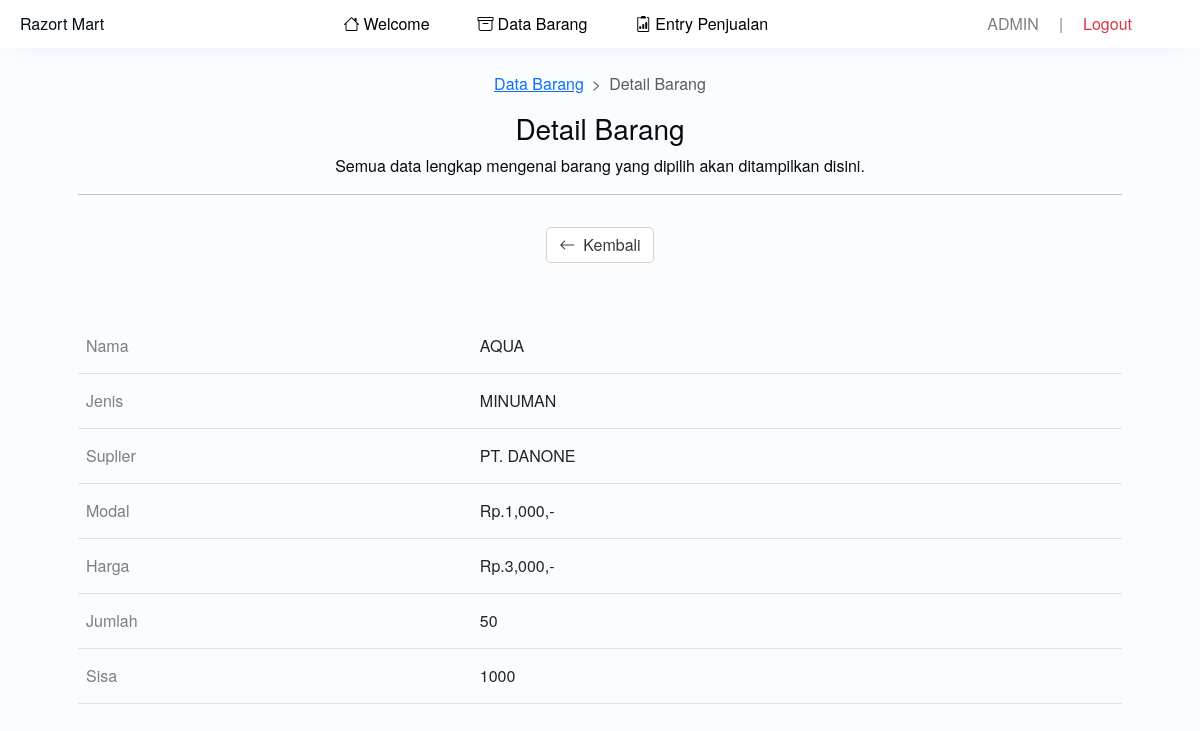
Before: /admin/det_barang1.php?id=20 (signed in) with the older database file.
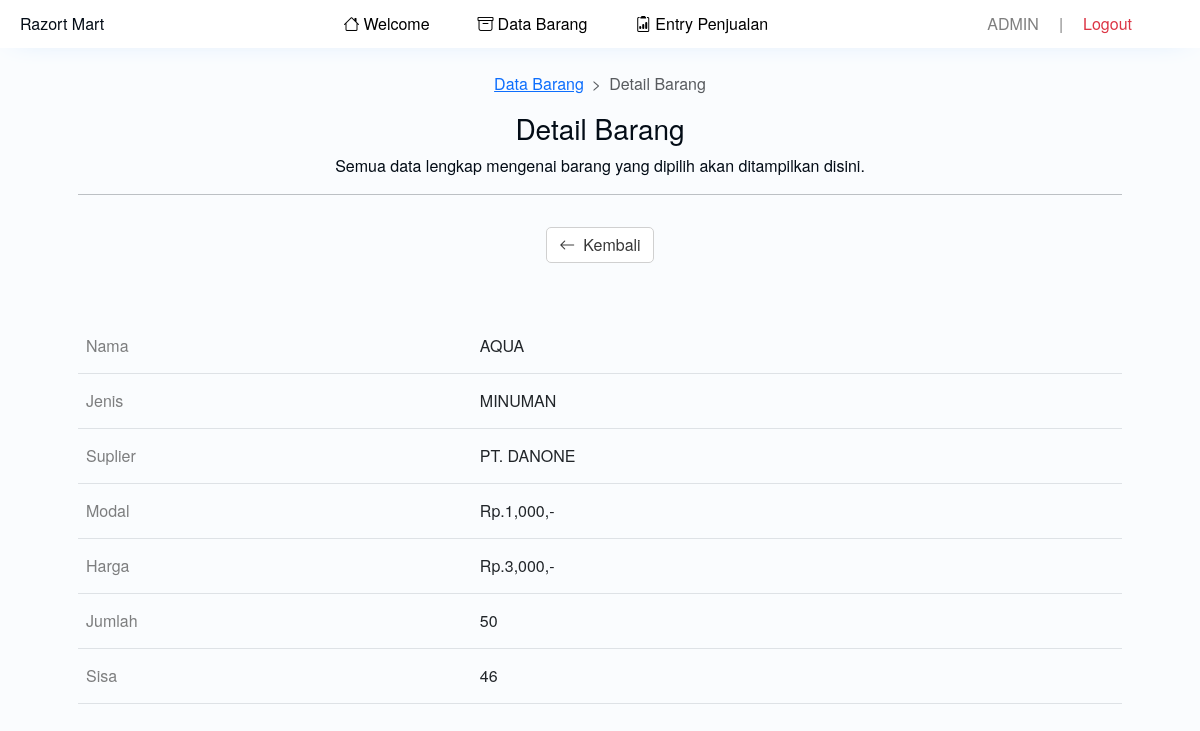
After: the same page with the newer database file.
### tables this page shows
CREATE TABLE `barang` (
  `id` int(11) NOT NULL,
  `nama` text NOT NULL,
  `jenis` text NOT NULL,
  `suplier` text NOT NULL,
  `modal` int(11) NOT NULL,
  `harga` int(11) NOT NULL,
  `jumlah` int(11) NOT NULL,
  `sisa` int(11) NOT NULL
);

### admin/det_barang1.php (the view)
<?php
include 'header1.php';
$koneksi = mysqli_connect('localhost','root','','projectweb');
?>
<div class="edit">
	<main>
		<section>
			<div class="text-center py-4">
				<nav class="d-flex justify-content-center" style="--bs-breadcrumb-divider: '>';" aria-label="breadcrumb">
					<ol class="breadcrumb">
						<li class="breadcrumb-item"><a href="barang1.php">Data Barang</a></li>
						<li class="breadcrumb-item active" aria-current="page">Detail Barang</li>
					</ol>
				</nav>
				<h3>Detail Barang</h3>
				<div>Semua data lengkap mengenai barang yang dipilih akan ditampilkan disini.</div>
				<hr>
				<div class="d-flex justify-content-center" style="margin: 2rem 0;">
					<button class="buttonku-1" onclick="window.location.href='barang1.php';"><i class="bi-arrow-left me-2"></i> Kembali</button>
				</div>
			</div>
		</section>
		<section>
			<div class="s2">
				<?php
				$id_brg=mysqli_real_escape_string($koneksi, $_GET['id']);
				$det=mysqli_query($koneksi, "select * from barang where id='$id_brg'")or die(mysqli_error($koneksi));
				while($d=mysqli_fetch_array($det)){
					?>
					<table class="table">
						<tr>
							<td class="text-black-50">Nama</td>
							<td><?php echo $d['nama'] ?></td>
						</tr>
						<tr>
							<td class="text-black-50">Jenis</td>
							<td><?php echo $d['jenis'] ?></td>
						</tr>
						<tr>
							<td class="text-black-50">Suplier</td>
							<td><?php echo $d['suplier'] ?></td>
						</tr>
						<tr>
							<td class="text-black-50">Modal</td>
							<td>Rp.<?php echo number_format($d['modal']); ?>,-</td>
						</tr>
						<tr>
							<td class="text-black-50">Harga</td>
							<td>Rp.<?php echo number_format($d['harga']) ?>,-</td>
						</tr>
						<tr>
							<td class="text-black-50">Jumlah</td>
							<td><?php echo $d['jumlah'] ?></td>
						</tr>
						<tr>
							<td class="text-black-50">Sisa</td>
							<td><?php echo $d['sisa'] ?></td>
						</tr>
					</table>
					<?php
				}
				?>
			</div>
		</section>
	</main>
</div>
<?php include 'footer.php'; ?>

Changed rows visible on the page:
changed barang "AQUA": sisa "1000" → "46"
